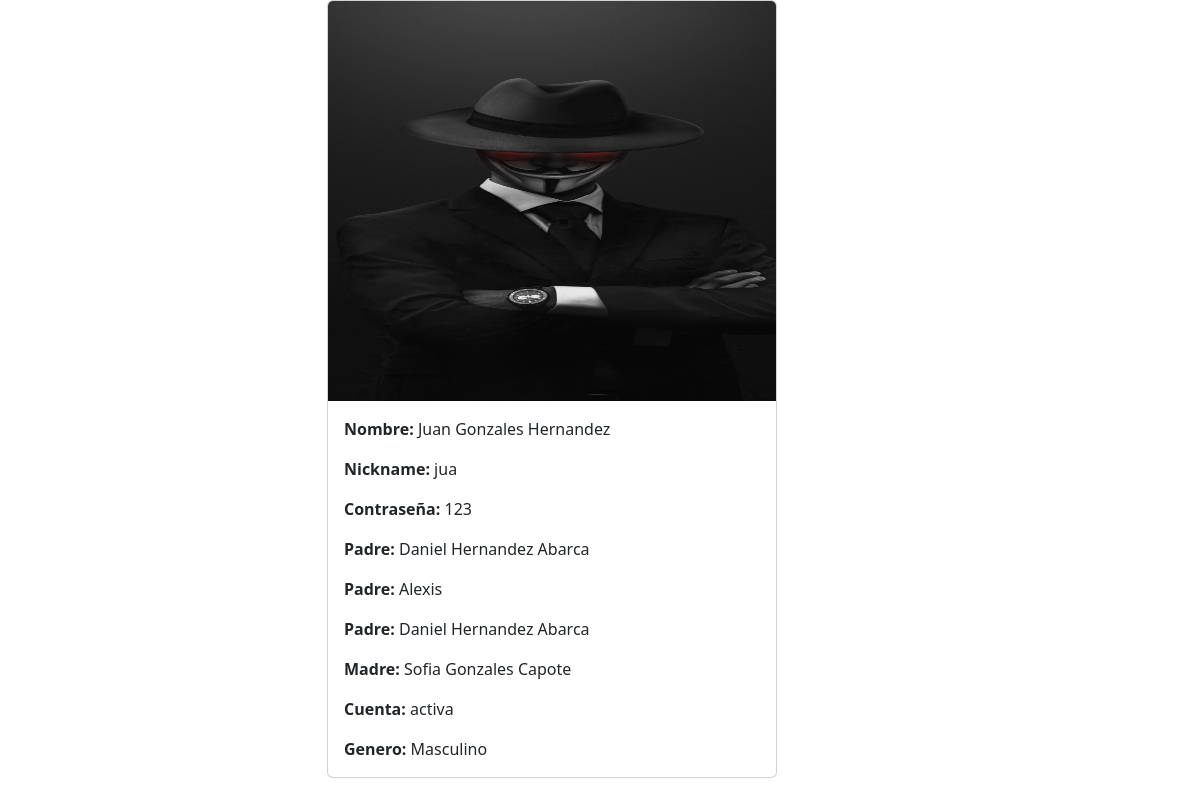
The app's page /perfil.php (signed in) with its own data.
### tables this page shows
CREATE TABLE `hijos` (
  `id_h` int(11) NOT NULL,
  `nombre_h` varchar(200) NOT NULL,
  `user_h` varchar(20) NOT NULL,
  `password_h` smallint(2) NOT NULL,
  `id_parentesco` int(11) NOT NULL,
  `genero` int(11) NOT NULL,
  `id_parentesco2` int(11) NOT NULL,
  `status` int(11) NOT NULL,
  `archivo` varchar(200) NOT NULL
);

CREATE TABLE `padres` (
  `id_p` int(11) NOT NULL,
  `nombre_p` varchar(200) NOT NULL,
  `user_p` varchar(20) NOT NULL,
  `password_p` smallint(2) NOT NULL,
  `correo` varchar(200) NOT NULL,
  `status` int(11) NOT NULL,
  `genero` int(11) NOT NULL,
  `id_tipo` int(11) NOT NULL,
  `archivo` varchar(200) NOT NULL
);

CREATE TABLE `generos` (
  `id_g` int(11) NOT NULL,
  `nombre` varchar(20) NOT NULL
);

### perfil.php (the view, shortened to what this page needs)
<?php require("conexion.php");
?>
<!DOCTYPE html>
<html>
<head>
<link href="https://cdn.jsdelivr.net/npm/bootstrap@5.2.1/dist/css/bootstrap.min.css" rel="stylesheet">
</head>
<body>
	<?php if (isset($_SESSION['id_p'])) {
$padre_id = $_SESSION['id_p'];
$tipo = $_SESSION['id_tipo'];
		?>
 <div class="container">
 	<div class="row">
 		<div class="col-md-3"></div>
 		<div class="col-md-8">
 			 <?php
$padres = mysqli_query($con, "SELECT p.*, g.nombre, u.tipo FROM padres p
	INNER JOIN user_tipo u on u.id_u = p.id_tipo
	INNER JOIN generos g on g.id_g = p.genero
	where id_p = '$padre_id' ") or die('query failed');
while($proyecto = mysqli_fetch_assoc($padres)){
      ?>
      <div class="card" style="width: 450px; ">
  <img src="img/<?php echo $proyecto['archivo']; ?>" alt="perfil" class="card-img-top" height="380px">
  <div class="card-body">
    <p class="card-text"><b>Nombre:</b> <?php echo $proyecto['nombre_p']; ?></p>
    <p class="card-text"><b>Nickname:</b>  <?php echo $proyecto['user_p']; ?></p>
    <p class="card-text"><b>Contraseña:</b> <?php echo $proyecto['password_p']; ?></p>
    <p class="card-text"><b>Correo:</b> <?php echo $proyecto['correo']; ?></p>
    <p class="card-text"><b>Cuenta:</b>  <?php if ($proyecto['status'] == 1) {
			  	echo "Activa";
			  }else{
			  	echo "Inactiva";
			  } ?></p>
	<p class="card-text"><b>Genero:</b> <?php echo $proyecto['nombre']; ?></p>
    <p class="card-text"><b>Tipo:</b> <?php echo $proyecto['tipo']; ?></p>
    <?php if ($tipo == 2) { ?>
    	<button type="button" class="btn btn-primary" onclick="mod(<?php echo $proyecto['id_p'];?>)">Modificar</button>
  <?php  } ?>
  </div>
</div>
 		</div>
 	</div>
 </div><br>
<?php } } elseif (isset($_SESSION['id_h'])) {
$user_id = $_SESSION['id_h'];
	?>
<div class="container">
 	<div class="row">
 		<div class="col-md-3"></div>
 		<div class="col-md-8">
 			 <?php
$hijos = mysqli_query($con, "SELECT h.*, g.nombre, p.nombre_p FROM hijos h
  INNER JOIN generos g on  g.id_g = h.genero
  INNER JOIN padres p ON h.id_parentesco2 = p.id_p
	where id_h = '$user_id' ") or die('query failed');
while($son = mysqli_fetch_assoc($hijos)){
      ?>
      <div class="card" style="width: 450px;">
  <img src="img/<?php echo $son['archivo']; ?>" alt="perfil" class="card-img-top" height="400px">
  <div class="card-body">
    <p class="card-text"><b>Nombre:</b> <?php echo $son['nombre_h']; ?></p>
    <p class="card-text"><b>Nickname:</b>  <?php echo $son['user_h']; ?></p>
    <p class="card-text"><b>Contraseña:</b> <?php echo $son['password_h']; ?></p>
    <?php
$select = mysqli_query($con, "SELECT h.*, p.nombre_p FROM hijos h INNER JOIN padres p ON h.id_parentesco = p.id_p") or die('query failed');
while($son1 = mysqli_fetch_assoc($select)){
      ?>
    <p class="card-text"><b>Padre: </b><?php echo $son1['nombre_p']; ?></p>
  <?php } ?>
    <p class="card-text"><b>Madre:</b> <?php echo $son['nombre_p']; ?></p>
    <p class="card-text"><b>Cuenta:</b>  <?php if ($son['status'] == 1) {
			  	echo "activa";
			  } ?></p>
	<p class="card-text"><b>Genero:</b> <?php echo $son['nombre']; ?></p>
  </div>
</div>
 		</div>
 	</div>
 </div><br>
<?php } } ?>
</body>
</html>

### records on screen
hijos: archivo (picture), nombre_h "Juan Gonzales Hernandez", user_h "jua", password_h "123", id_parentesco.nombre_p "Daniel Hernandez Abarca", id_parentesco2.nombre_p "Sofia Gonzales Capote", status "activa", genero.nombre "Masculino"
hijos: id_parentesco.nombre_p "Alexis"
hijos: id_parentesco.nombre_p "Daniel Hernandez Abarca"
